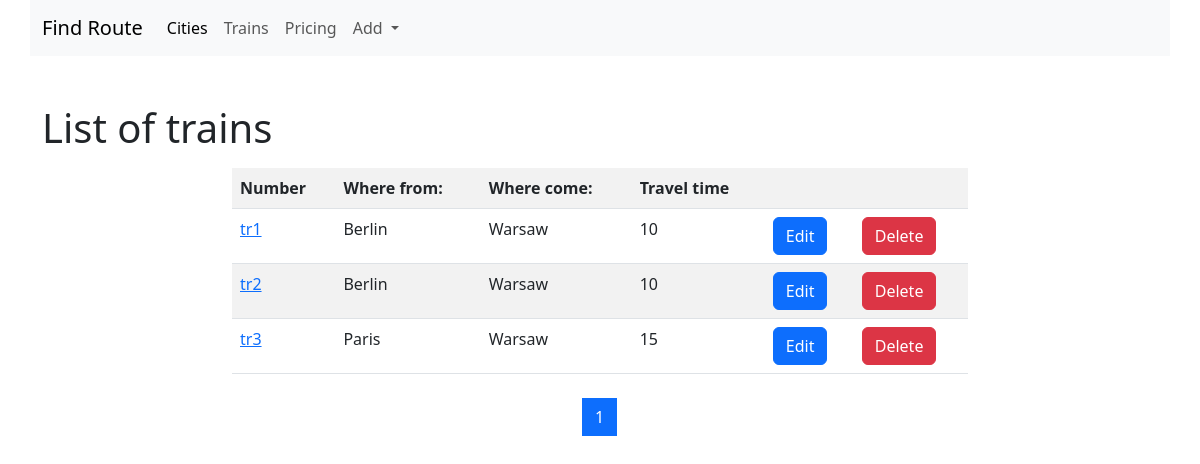
The app's page /trains/, older data.
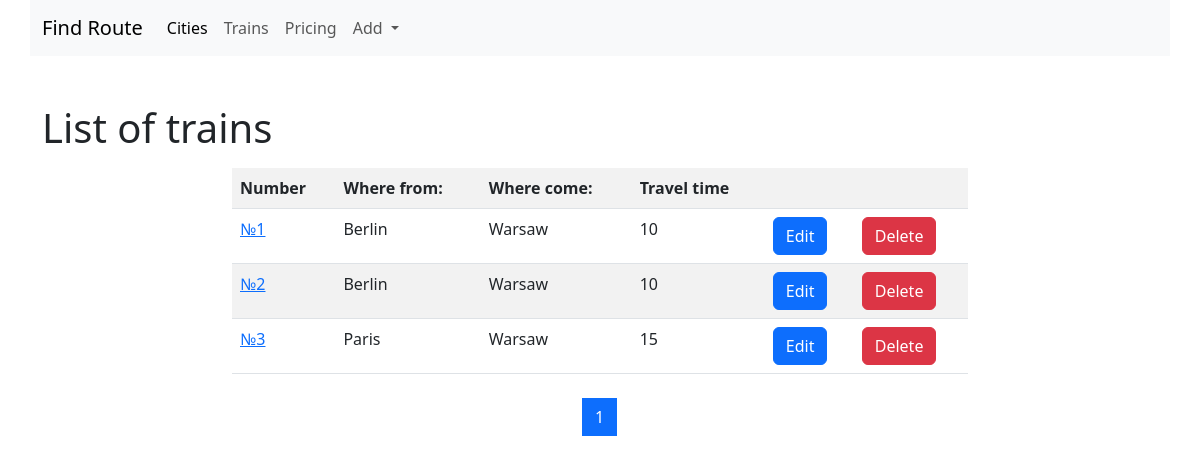
The same page, newer data.
### trains/models.py (models this page shows, shortened)
class Train(models.Model):
    name = models.CharField(max_length=50, unique=True,
                            verbose_name='Train number')
    travel_time = models.PositiveSmallIntegerField(verbose_name='Travel time')
    from_city = models.ForeignKey(City, on_delete=models.CASCADE,
                                  related_name='from_city_set',
                                  verbose_name='From what city?')
    to_city = models.ForeignKey('cities.City', on_delete=models.CASCADE,
                                related_name='to_city_set',
                                verbose_name='Which city?')

### cities/models.py (models this page shows, shortened)
class City(models.Model):
    name = models.CharField(max_length=100, unique=True)
    def __str__(self):
        return self.name
    class Meta:
        verbose_name = 'City'
        verbose_name_plural = 'Cities'
        ordering = ['name']

### trains/views.py (the view)
# urls.py: path('', TrainListView.as_view(), name='home'),
class TrainListView(ListView):
    paginate_by = 5
    model = Train
    template_name = 'trains/home.html'

### trains/templates/trains/home.html (shortened to what this page needs)
{% extends 'base.html' %}
{% block content %}
<h1>List of trains</h1>
<div class="row">
  <div class="col-md-8 mx-auto my-2">
      <table class="table table-striped">
          <tr>
              <th>Number</th>
              <th>Where from:</th>
              <th>Where come:</th>
              <th>Travel time</th>
              <th>&nbsp;</th>
              <th>&nbsp;</th>
          </tr>
      {% for object in page_obj %}
          <tr>
              <td>
                  <a href="{% url 'trains:detail' pk=object.pk %}">{{object.name}}</a>
              </td>
              <td>{{object.from_city}}</td>
              <td>{{object.to_city}}</td>
              <td>{{object.travel_time}}</td>
              <td><a href="{% url 'trains:update' pk=object.pk %}"><button type="submit" class="btn btn-primary">Edit</button></a>
              </td>
              <td>
                  <a href="{% url 'trains:delete' pk=object.pk %}"><button type="submit" class="btn btn-danger">Delete</button></a>
              </td>
          </tr>
      {% endfor %}
      </table>
  </div>
</div>
<nav aria-label="Page navigation example">
  <ul class="pagination justify-content-center">
    {% for page in page_obj.paginator.page_range %}
        <li class="page-item {% if page == page_obj.number %} active {% endif %} ">
            <a class="page-link" href="?page={{page}}">
                {{ page }}
            </a>
        </li>
    {% endfor %}
  </ul>
</nav>
{% endblock %}

Row changes from the older to the newer data that the page shows:
changed Train (number 1 of 3 on the later page): name "tr1" → "№1"
changed Train (number 2 of 3 on the later page): name "tr2" → "№2"
changed Train "Paris": name "tr3" → "№3"
